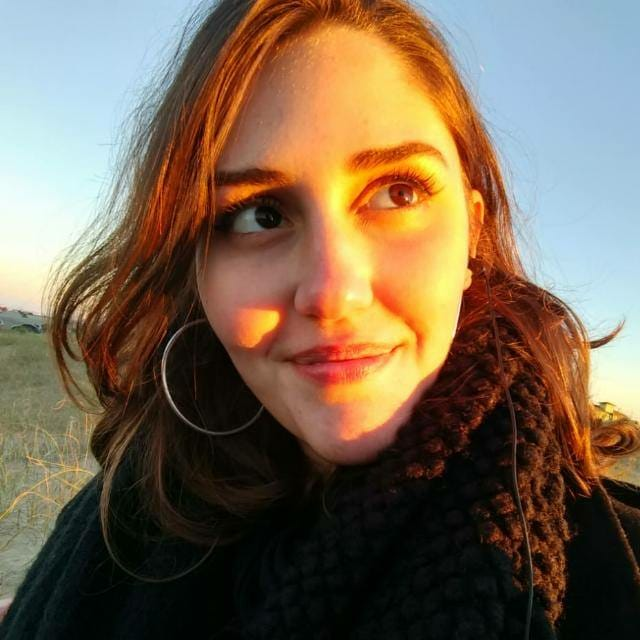
#> input picture images/jujuba.jpeg, 640 x 640 px
$ python bitwiseOp.py
#> lines starting #> are read from the running program, lines starting #| are printed output that depends on the picture; after the words box and inside, x2 and y2 are one past the last pixel; in counts of white or black regions, pixels touching at a corner belong together
import cv2 as cv

img1 = cv.imread('images/jujuba.jpeg')
#> img1 is the input picture: shape (640, 640, 3); mean B, G, R 81.4, 101.9, 120.4
img2 = cv.imread('images/gu.jpeg')
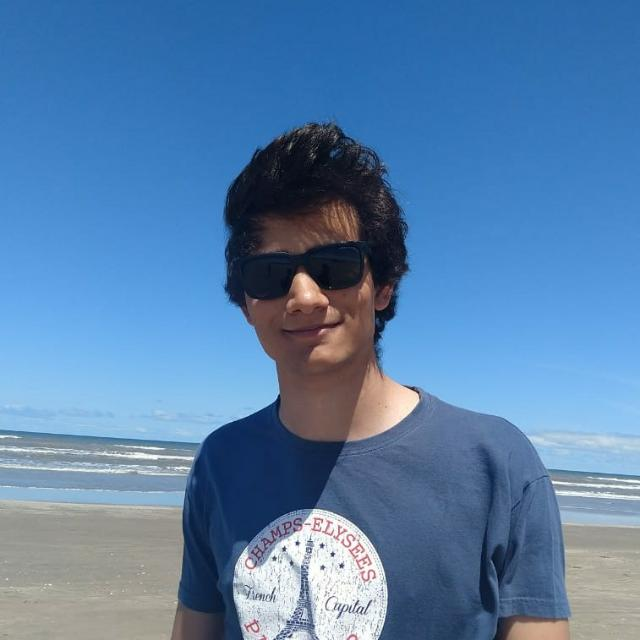
#> input picture images/gu.jpeg, 640 x 640 px
#> img2 is the input picture: shape (640, 640, 3); mean B, G, R 170, 127.8, 88

rows,cols,channels = img2.shape
#> rows = 640; cols = 640; channels = 3
roi = img1[0:rows,0:cols]

cv.imshow('whaaaat',roi)

img2gray = cv.cvtColor(img1,cv.COLOR_BGR2GRAY)
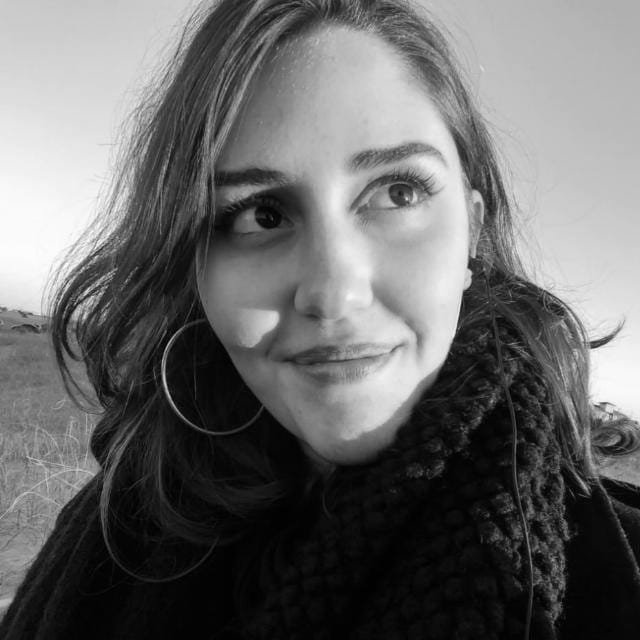
#> img2gray: shape (640, 640); min 0, max 253, mean 105.1
ret, mask = cv.threshold(img2gray,10,255,cv.THRESH_BINARY)
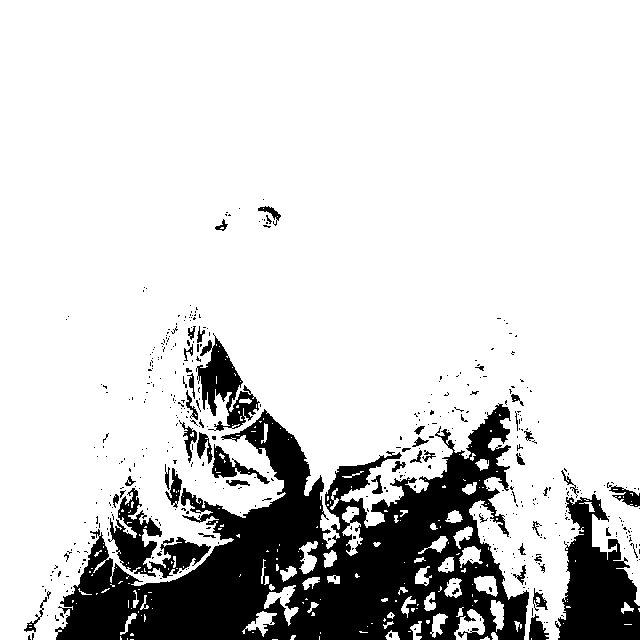
#> mask: shape (640, 640); 82.9% white; 459 black regions (410 under 20 px), largest, box (x1, y1, x2, y2) and area: (55, 403, 529, 640) 51184, (555, 494, 640, 640) 7315, (108, 488, 211, 578) 3136
mask_inv = cv.bitwise_not(mask)

cv.imshow('mask_inv',mask_inv)

# Now black-out the area of logo in ROI
img1_bg = cv.bitwise_and(roi,roi,mask = mask_inv)
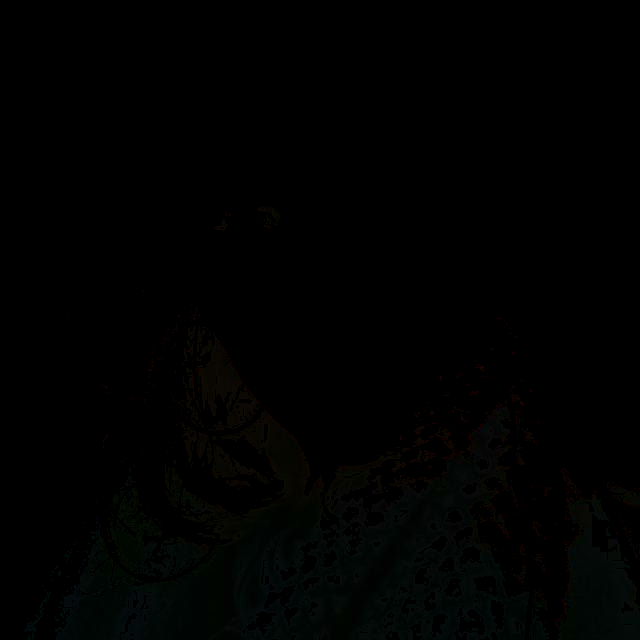
#> img1_bg: shape (640, 640, 3); mean B, G, R 0.8, 1.3, 0.7
cv.imshow('img1_bg',img1_bg)
# Take only region of logo from logo image.
img2_fg = cv.bitwise_and(img2,img2,mask = mask)
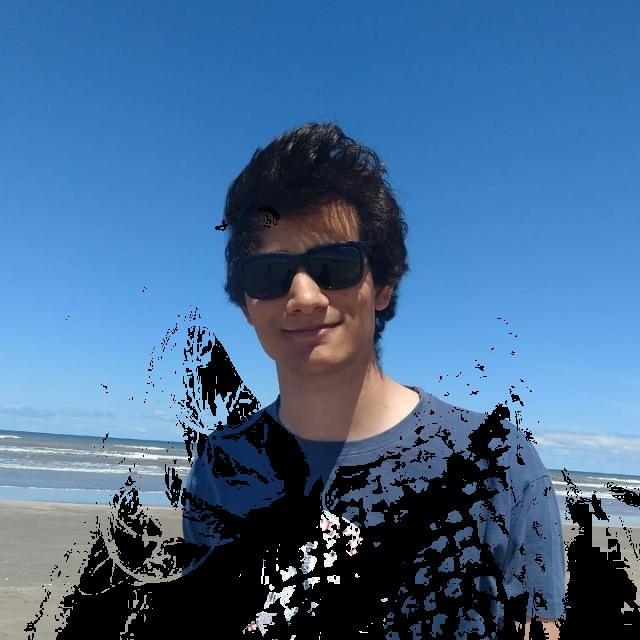
#> img2_fg: shape (640, 640, 3); mean B, G, R 144.6, 105.6, 68.2
cv.imshow('img2_fg',img2_fg)
# Put logo in ROI and modify the main image
dst = cv.add(img1_bg,img2_fg)
img2[0:rows, 0:cols ] = dst

cv.imshow('res',img2)
cv.waitKey(0)
cv.destroyAllWindows()
